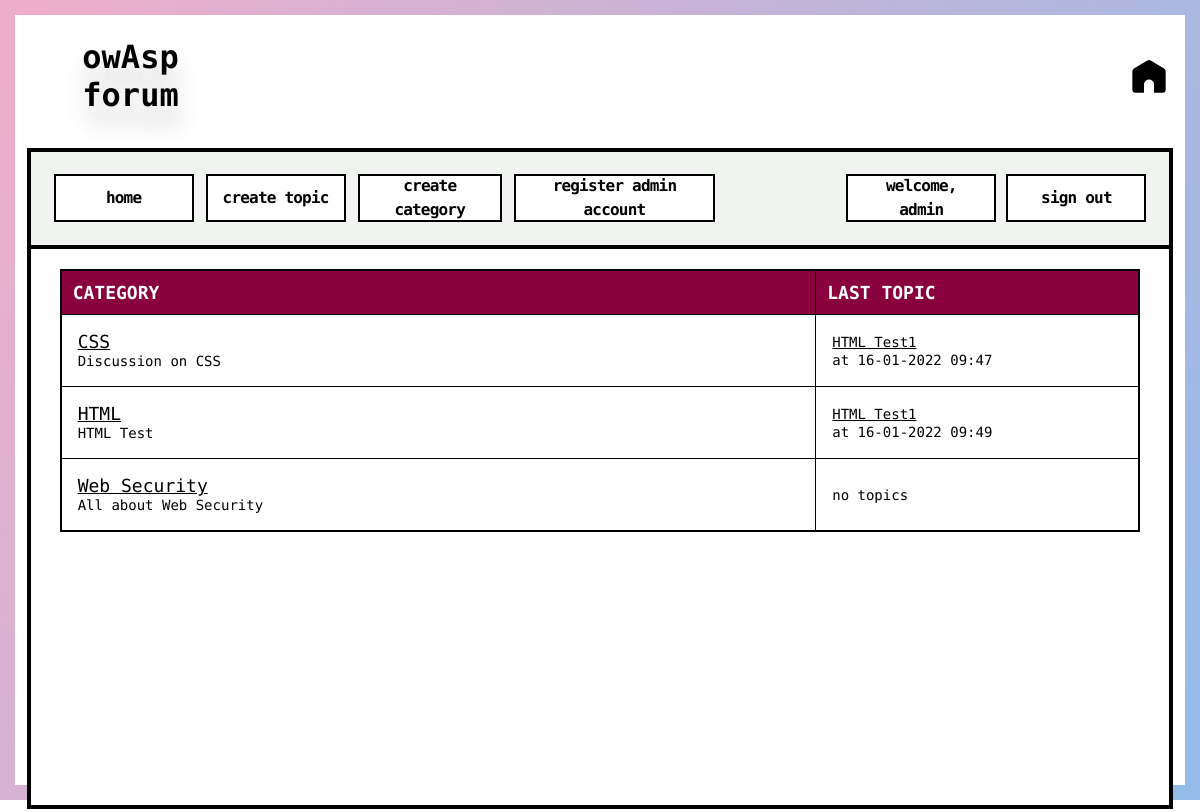
The app's page /forum/index.php (signed in) with its own data.
### tables this page shows
CREATE TABLE `categories` (
  `cat_id` int(8) NOT NULL,
  `cat_name` varchar(255) NOT NULL,
  `cat_description` varchar(255) NOT NULL
);

CREATE TABLE `topics` (
  `topic_id` int(8) NOT NULL,
  `topic_subject` varchar(255) NOT NULL,
  `topic_date` datetime NOT NULL,
  `topic_cat` int(8) NOT NULL,
  `topic_by` int(8) NOT NULL
);

### forum/index.php (the view, shortened to what this page needs)
<?php
include 'database.php';
include 'header.php';
$sql = "SELECT
			categories.cat_id,
			categories.cat_name,
			categories.cat_description,
			COUNT(topics.topic_id) AS topics
		FROM
			categories
		LEFT JOIN
			topics
		ON
			topics.topic_id = categories.cat_id
		GROUP BY
			categories.cat_id, categories.cat_name, categories.cat_description";
$result = mysqli_query($connect_database, $sql);
if(!$result)
{
	echo '<br><font style="font-size: 14px;">The categories could not be displayed, please try again later.</font><br><br>';
}
else
{
	if(mysqli_num_rows($result) == 0)
	{
		echo '<br><font style="font-size: 14px;">No categories defined yet.</font><br><br>';
	}
	else
	{
		echo '<table border="1">
			  <tr>
				<th>CATEGORY</th>
				<th>LAST TOPIC</th>
			  </tr>';
		while($row = mysqli_fetch_assoc($result))
		{
			echo '<tr>';
				echo '<td class="leftpart">';
					echo '<font style="font-size: 18px;"><a href="category.php?id=' . $row['cat_id'] . '">' . stripslashes($row['cat_name']) . '</a></font><br><font style="font-size: 14px;">' . stripslashes($row['cat_description']) . '</font>';
				echo '</td>';
				echo '<td class="rightpart">';
					$topicsql = "SELECT
									topic_id,
									topic_subject,
									topic_date,
									topic_cat
								FROM
									topics
								WHERE
									topic_cat = " . $row['cat_id'] . "
								ORDER BY
									topic_date
								DESC
								LIMIT
									1";
					$topicsresult = mysqli_query($connect_database, $topicsql);
					if(!$topicsresult)
					{
						echo '<br><font style="font-size: 14px;">Last topic could not be displayed.</font><br><br>';
					}
					else
					{
						if(mysqli_num_rows($topicsresult) == 0)
						{
							echo '<font style="font-size: 14px;">no topics</fonts>';
						}
						else
						{
							while($topicrow = mysqli_fetch_assoc($topicsresult))
							echo '<font style="font-size: 14px;"><a href="topic.php?id=' . $topicrow['topic_id'] . '">' . $topicrow['topic_subject'] . '</a><br> at ' . date('d-m-Y H:i', strtotime($topicrow['topic_date'])) . '</font>';
						}
					}
				echo '</td>';
			echo '</tr>';
		}
		echo '</table>';
	}
}
include 'footer.php';
?>

### forum/style.css (style rules this page uses)
html { font-family: "Open Sans;", sans-serif; }
body { text-align: center; background-color: #ffffff; }
table { border-collapse: collapse; width: 100%; border: 2px solid #000; }
table a { color: #000; }
th { background-color: #89023E; color: #ffffff; font-family: "Source Code Pro"; padding-top: 11px; padding-left: 11px; padding-bottom: 11px; font-size: 18px; }
td { padding: 16px; }
font { font-family: "Source Code Pro", monospace; font-weight: 500; font-size: 20px; }
.leftpart { width: 70%; }
.rightpart { width: 30%; }

### records on screen
categories: cat_name "CSS", cat_description "Discussion on CSS"
topics: topic_subject "HTML Test1", topic_date "16-01-2022 09:47"
categories: cat_name "HTML", cat_description "HTML Test"
topics: topic_subject "HTML Test1", topic_date "16-01-2022 09:49"
categories: cat_name "Web Security", cat_description "All about Web Security", shows "no topics"

### other values on screen
$_SESSION['user_name'] "admin"
